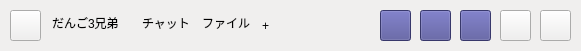
   <widget class="QWidget" name="widget_3" native="true">
    <property name="geometry">
     <rect>
      <x>270</x>
      <y>50</y>
      <width>581</width>
      <height>51</height>
     </rect>
    </property>
    <property name="styleSheet">
     <string notr="true">background-color: rgb(240, 239, 238);</string>
    </property>
    <widget class="QLineEdit" name="lineEdit_2">
     <property name="geometry">
      <rect>
       <x>50</x>
       <y>10</y>
       <width>81</width>
       <height>31</height>
      </rect>
     </property>
     <property name="toolTip">
      <string>def change_value(self):
        self.text = &quot;yattaze&quot;</string>
     </property>
     <property name="styleSheet">
      <string notr="true">font: 14pt &quot;.AppleSystemUIFont&quot;;</string>
     </property>
     <property name="text">
      <string>だんご3兄弟</string>
     </property>
     <property name="frame">
      <bool>false</bool>
     </property>
     <property name="readOnly">
      <bool>true</bool>
     </property>
    </widget>
    <widget class="QLineEdit" name="lineEdit_4">
     <property name="geometry">
      <rect>
       <x>140</x>
       <y>10</y>
       <width>61</width>
       <height>31</height>
      </rect>
     </property>
     <property name="cursor">
      <cursorShape>PointingHandCursor</cursorShape>
     </property>
     <property name="toolTip">
      <string>def change_value(self):
        self.text = &quot;yattaze&quot;</string>
     </property>
     <property name="text">
      <string>チャット</string>
     </property>
     <property name="frame">
      <bool>false</bool>
     </property>
     <property name="readOnly">
      <bool>true</bool>
     </property>
    </widget>
    <widget class="QLineEdit" name="lineEdit_7">
     <property name="geometry">
      <rect>
       <x>200</x>
       <y>10</y>
       <width>61</width>
       <height>31</height>
      </rect>
     </property>
     <property name="cursor">
      <cursorShape>PointingHandCursor</cursorShape>
     </property>
     <property name="toolTip">
      <string>def change_value(self):
        self.text = &quot;yattaze&quot;</string>
     </property>
     <property name="text">
      <string>ファイル</string>
     </property>
     <property name="frame">
      <bool>false</bool>
     </property>
     <property name="readOnly">
      <bool>true</bool>
     </property>
    </widget>
    <widget class="QLineEdit" name="lineEdit_8">
     <property name="geometry">
      <rect>
       <x>260</x>
       <y>10</y>
       <width>21</width>
       <height>31</height>
      </rect>
     </property>
     <property name="cursor">
      <cursorShape>PointingHandCursor</cursorShape>
     </property>
     <property name="toolTip">
      <string>def change_value(self):
        self.text = &quot;yattaze&quot;</string>
     </property>
     <property name="styleSheet">
      <string notr="true">font: 18pt &quot;.AppleSystemUIFont&quot;;</string>
     </property>
     <property name="text">
      <string>+</string>
     </property>
     <property name="frame">
      <bool>false</bool>
     </property>
     <property name="readOnly">
      <bool>true</bool>
     </property>
    </widget>
    <widget class="QToolButton" name="toolButton_2">
     <property name="geometry">
      <rect>
       <x>380</x>
       <y>10</y>
       <width>31</width>
       <height>31</height>
      </rect>
     </property>
     <property name="cursor">
      <cursorShape>PointingHandCursor</cursorShape>
     </property>
     <property name="styleSheet">
      <string notr="true">image: url(:/test/images/camera.svg);
background-color: rgb(79, 78, 150);</string>
     </property>
     <property name="text">
      <string/>
     </property>
    </widget>
    <widget class="QToolButton" name="toolButton_3">
     <property name="geometry">
      <rect>
       <x>420</x>
       <y>10</y>
       <width>31</width>
       <height>31</height>
      </rect>
     </property>
     <property name="cursor">
      <cursorShape>PointingHandCursor</cursorShape>
     </property>
     <property name="styleSheet">
      <string notr="true">image: url(:/test/images/call.svg);
background-color: rgb(79, 78, 150);</string>
     </property>
     <property name="text">
      <string/>
     </property>
    </widget>
    <widget class="QToolButton" name="toolButton_4">
     <property name="geometry">
      <rect>
       <x>460</x>
       <y>10</y>
       <width>31</width>
       <height>31</height>
      </rect>
     </property>
     <property name="styleSheet">
      <string notr="true">image: url(:/test/images/download.svg);
background-color: rgb(79, 78, 150);</string>
     </property>
     <property name="text">
      <string/>
     </property>
    </widget>
    <widget class="QToolButton" name="toolButton_10">
     <property name="geometry">
      <rect>
       <x>10</x>
       <y>10</y>
       <width>31</width>
       <height>31</height>
      </rect>
     </property>
     <property name="styleSheet">
      <string notr="true">image: url(:/test/images/icon.png);</string>
     </property>
     <property name="text">
      <string/>
     </property>
     <property name="iconSize">
      <size>
       <width>88</width>
       <height>32</height>
      </size>
     </property>
    </widget>
    <widget class="QToolButton" name="toolButton_12">
     <property name="geometry">
      <rect>
       <x>500</x>
       <y>10</y>
       <width>31</width>
       <height>31</height>
      </rect>
     </property>
     <property name="cursor">
      <cursorShape>PointingHandCursor</cursorShape>
     </property>
     <property name="styleSheet">
      <string notr="true">image: url(:/test/images/attend_plus.svg);
background-color: rgb(240, 239, 238);
</string>
     </property>
     <property name="text">
      <string/>
     </property>
    </widget>
    <widget class="QToolButton" name="toolButton_13">
     <property name="geometry">
      <rect>
       <x>540</x>
       <y>10</y>
       <width>31</width>
       <height>31</height>
      </rect>
     </property>
     <property name="cursor">
      <cursorShape>PointingHandCursor</cursorShape>
     </property>
     <property name="styleSheet">
      <string notr="true">image: url(:/test/images/popup.svg);
background-color: rgb(240, 239, 238);
</string>
     </property>
     <property name="text">
      <string/>
     </property>
    </widget>
   </widget>
